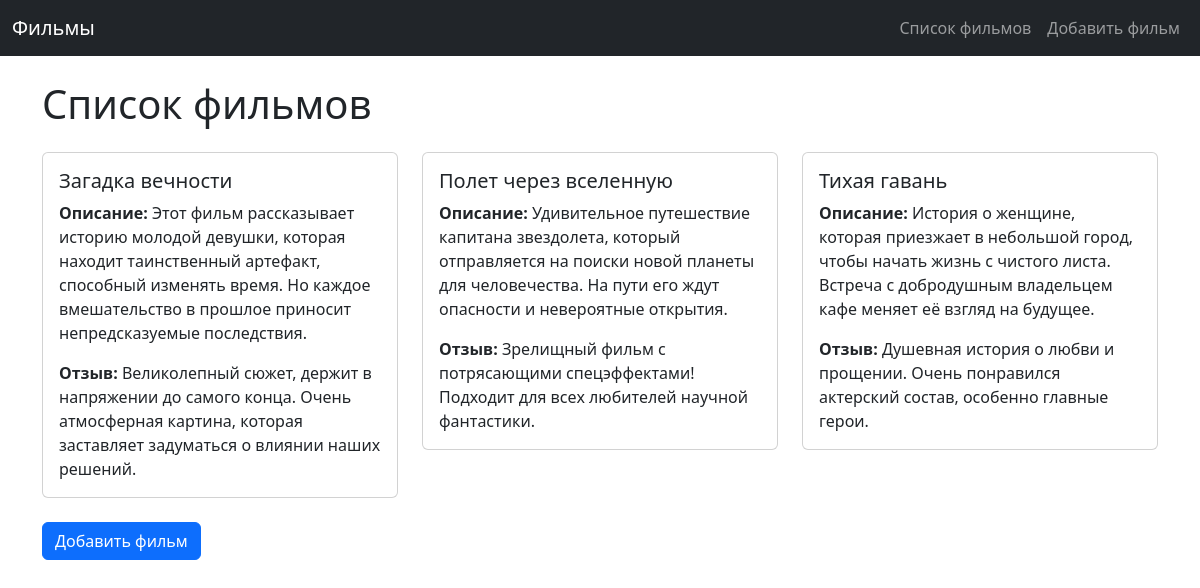
/films/, run on the app's committed database.
### films/models.py (models this page shows, shortened)
class Film(models.Model):
    title = models.CharField('Название фильма', max_length=100)
    description = models.TextField('Описание фильма')
    review = models.TextField('Отзыв')

### films/views.py (the view)
# urls.py: path('', views.home, name='home'),  # Главная страница (список фильмов)
def home(request):
    films = Film.objects.all()  # Получение всех фильмов из базы данных
    return render(request, 'films/home.html', {'films': films})

### films/templates/films/home.html
{% extends 'films/base.html' %}
{% block content %}
<h1 class="mb-4">Список фильмов</h1>
{% if films %}
    <div class="row">
        {% for film in films %}
            <div class="col-md-4">
                <div class="card mb-4">
                    <div class="card-body">
                        <h5 class="card-title">{{ film.title }}</h5>
                        <p class="card-text"><strong>Описание:</strong> {{ film.description }}</p>
                        <p class="card-text"><strong>Отзыв:</strong> {{ film.review }}</p>
                    </div>
                </div>
            </div>
        {% endfor %}
    </div>
{% else %}
    <div class="alert alert-warning" role="alert">
        Фильмы ещё не добавлены.
    </div>
{% endif %}
<a href="{% url 'add_film' %}" class="btn btn-primary">Добавить фильм</a>
{% endblock %}

### films/templates/films/base.html (shortened to what this page needs)
<!DOCTYPE html>
<html lang="en">
<head>
    <link href="https://cdn.jsdelivr.net/npm/bootstrap@5.3.2/dist/css/bootstrap.min.css" rel="stylesheet">
</head>
<body>
    <nav class="navbar navbar-expand-lg navbar-dark bg-dark">
        <div class="container-fluid">
            <a class="navbar-brand" href="{% url 'home' %}">Фильмы</a>
            <div class="collapse navbar-collapse" id="navbarNav">
                <ul class="navbar-nav ms-auto">
                    <li class="nav-item">
                        <a class="nav-link" href="{% url 'home' %}">Список фильмов</a>
                    </li>
                    <li class="nav-item">
                        <a class="nav-link" href="{% url 'add_film' %}">Добавить фильм</a>
                    </li>
                </ul>
            </div>
        </div>
    </nav>
    <div class="container mt-4">
        {% block content %}{% endblock %}
    </div>
</body>
</html>

### data on the page
Film: title "Загадка вечности", description "Этот фильм рассказывает историю молодой девушки, которая находит таинственный артефакт, способный изменять время. Но каждое вмешательство в прошлое приносит непредсказуемые последствия.", review "Великолепный сюжет, держит в напряжении до самого конца. Очень атмосферная картина, которая заставляет задуматься о влиянии наших решений."
Film: title "Полет через вселенную", description "Удивительное путешествие капитана звездолета, который отправляется на поиски новой планеты для человечества. На пути его ждут опасности и невероятные открытия.", review "Зрелищный фильм с потрясающими спецэффектами! Подходит для всех любителей научной фантастики."
Film: title "Тихая гавань", description "История о женщине, которая приезжает в небольшой город, чтобы начать жизнь с чистого листа. Встреча с добродушным владельцем кафе меняет её взгляд на будущее.", review "Душевная история о любви и прощении. Очень понравился актерский состав, особенно главные герои."
